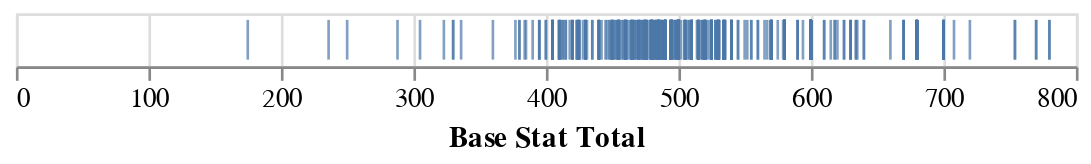

The code cell stored with this chart in its notebook:
### Markdown cell above
We're getting there, are now encoding the points in one dimension. To be precise, we told `altair` to encode Base State Total along the x-axis. 

It's a bit hard to see, we can change the type of mark to see things more clearly:

### Code cell
alt.Chart(df).mark_tick().encode(
    x='Base Stat Total'
)

### Figure 1 — Vega-Lite specification as saved in the notebook (floating-point values rounded to 4 significant figures; data arrays with more than 128 entries replaced by an {"elided": "..."} marker saying what was removed)
{"config": {"view": {"continuousWidth": 400, "continuousHeight": 300}}, "data": {"name": "data-4ba12c371029303f29772324f5d63a54"}, "mark": "tick", "encoding": {"x": {"type": "quantitative", "field": "Base Stat Total"}}, "$schema": "https://vega.github.io/schema/vega-lite/v4.8.1.json", "datasets": {"data-4ba12c371029303f29772324f5d63a54": {"elided": "553 records"}}}
